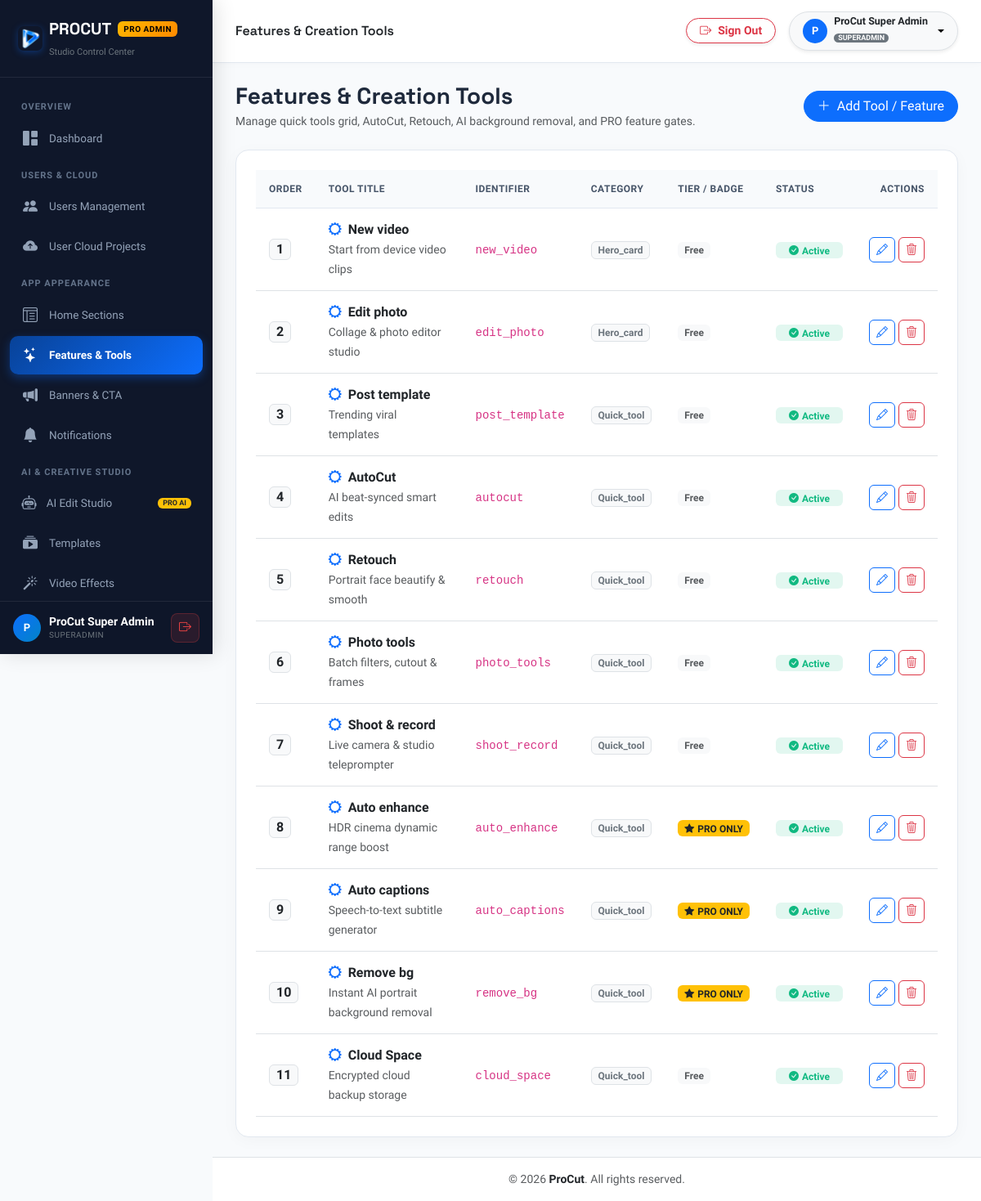
Screenshot of /admin/features.php (signed in) with the database file from the repository.
### tables this page shows
CREATE TABLE IF NOT EXISTS features (
    id INT AUTO_INCREMENT PRIMARY KEY,
    feature_key VARCHAR(100) NOT NULL UNIQUE,
    title VARCHAR(255) NOT NULL,
    subtitle VARCHAR(255) NULL,
    icon_name VARCHAR(100) NOT NULL,
    category VARCHAR(100) DEFAULT 'quick_tool',
    display_order INT DEFAULT 0,
    is_enabled TINYINT(1) DEFAULT 1,
    is_pro_only TINYINT(1) DEFAULT 0,
    badge_text VARCHAR(50) NULL,
    action_route VARCHAR(255) NULL,
    created_at DATETIME DEFAULT CURRENT_TIMESTAMP,
    updated_at DATETIME DEFAULT CURRENT_TIMESTAMP ON UPDATE CURRENT_TIMESTAMP,
    INDEX idx_features_order (display_order),
    INDEX idx_features_category (category)
);

### config/database.php (called while the page is built, shortened)
<?php
class Database {
    private static ?PDO $pdo = null;
    public static function getConnection(): PDO {
        $cfgFile = dirname(__DIR__) . '/config.json';
        $cfg = [];
        if (file_exists($cfgFile)) {
            $cfg = @json_decode(file_get_contents($cfgFile), true) ?: [];
        }
        $mysqlCfg = $cfg['mysql'] ?? [];
        $host = (defined('DB_HOST') && DB_HOST !== '127.0.0.1' && DB_HOST !== 'localhost')
            ? DB_HOST
            : ($mysqlCfg['host'] ?? getenv('DB_HOST') ?: (defined('DB_HOST') ? DB_HOST : '127.0.0.1'));
        if ($host === 'localhost') {
            $host = '127.0.0.1';
        }
        $port = (defined('DB_PORT') && DB_PORT != '3306')
            ? DB_PORT
            : ($mysqlCfg['port'] ?? getenv('DB_PORT') ?: '3306');
        $dbname = (defined('DB_NAME') && DB_NAME !== 'procut_db')
            ? DB_NAME
            : ($mysqlCfg['database'] ?? getenv('DB_NAME') ?: (defined('DB_NAME') ? DB_NAME : 'procut_db'));
        $user = (defined('DB_USER') && DB_USER !== 'root')
            ? DB_USER
            : ($mysqlCfg['user'] ?? getenv('DB_USER') ?: (defined('DB_USER') ? DB_USER : 'root'));
        $pass = (defined('DB_PASS') && DB_PASS !== '')
            ? DB_PASS
            : ($mysqlCfg['password'] ?? (getenv('DB_PASS') !== false ? getenv('DB_PASS') : (defined('DB_PASS') ? DB_PASS : '')));
        $socket = '/Applications/XAMPP/xamppfiles/var/mysql/mysql.sock';
        $dsn = "mysql:host={$host};port={$port};dbname={$dbname};charset=utf8mb4";
        $options = [
            PDO::ATTR_ERRMODE            => PDO::ERRMODE_EXCEPTION,
            PDO::ATTR_DEFAULT_FETCH_MODE => PDO::FETCH_ASSOC,
            PDO::ATTR_EMULATE_PREPARES   => false,
            PDO::MYSQL_ATTR_INIT_COMMAND => "SET NAMES utf8mb4 COLLATE utf8mb4_unicode_ci"
        ];
        try {
            self::$pdo = new PDO($dsn, $user, $pass, $options);
        } catch (PDOException $e) {
            if (PHP_OS_FAMILY === 'Darwin' && empty(ini_get('open_basedir')) && @file_exists($socket)) {
                try {
                    $socketDsn = "mysql:unix_socket={$socket};dbname={$dbname};charset=utf8mb4";
                    self::$pdo = new PDO($socketDsn, $user, $pass, $options);
                    return self::$pdo;
                } catch (PDOException $e2) {
                }
            }
            $isApi = str_contains($_SERVER['REQUEST_URI'] ?? '', '/api/');
            if ($isApi) {
                http_response_code(500);
                header('Content-Type: application/json; charset=utf-8');
                die(json_encode([
                    'success' => false,
                    'error' => 'Database connection failed: ' . $e->getMessage()
                ]));
            }
            http_response_code(200);
            header('Content-Type: text/html; charset=utf-8');
            die('<!DOCTYPE html>
<html lang="en">
<head>
    <meta charset="UTF-8">
    <meta name="viewport" content="width=device-width, initial-scale=1.0">
    <title>Database Connection Required — ProCut</title>
    <link href="https://fonts.googleapis.com/css2?family=Plus+Jakarta+Sans:wght@400;600;700&display=swap" rel="stylesheet">
    <style>
        body { font-family: "Plus Jakarta Sans", sans-serif; background: #0F172A; color: #E2E8F0; display: flex; align-items: center; justify-content: center; min-height: 100vh; margin: 0; padding: 20px; }
        .box { background: rgba(30, 41, 59, 0.85); border: 1px solid rgba(255,255,255,0.1); border-radius: 16px; max-width: 580px; width: 100%; padding: 32px; box-shadow: 0 20px 50px rgba(0,0,0,0.5); }
        h2 { color: #F59E0B; margin-top: 0; font-size: 1.4rem; display: flex; align-items: center; gap: 8px; }
        p { line-height: 1.6; color: #94A3B8; font-size: 0.95rem; }
        .error-chip { background: rgba(239, 68, 68, 0.15); color: #F87171; border: 1px solid rgba(239,68,68,0.3); border-radius: 8px; padding: 10px 14px; font-family: monospace; font-size: 0.85rem; word-break: break-all; margin: 16px 0; }
        .code-box { background: #080e1a; border: 1px solid rgba(255,255,255,0.08); border-radius: 8px; padding: 14px; font-family: monospace; font-size: 0.85rem; color: #38BDF8; line-height: 1.5; margin: 16px 0; }
        .step { margin-top: 12px; color: #CBD5E1; font-size: 0.9rem; }
        strong { color: #FFF; }
    </style>
</head>
<body>
    <div class="box">
        <h2>⚠️ Database Connection Setup Required</h2>
        <p>The ProCut server cannot connect to your MySQL database with the current credentials.</p>
        <div class="error-chip">' . htmlspecialchars($e->getMessage()) . '</div>
        <p><strong>Attempted Connection:</strong><br>
        Host: <code>' . htmlspecialchars($host) . '</code> | Database: <code>' . htmlspecialchars($dbname) . '</code> | User: <code>' . htmlspecialchars($user) . '</code></p>
        <div class="step"><strong>How to Fix on InfinityFree:</strong></div>
        <p>Open <strong>File Manager</strong> &rarr; <strong>htdocs</strong> &rarr; <strong>config/config.php</strong> (or <strong>config.json</strong>) and enter your InfinityFree MySQL details:</p>
        <div class="code-box">
define(\'DB_HOST\', \'<strong>sql3xx.infinityfree.com</strong>\');<br>
define(\'DB_NAME\', \'<strong>epiz_xxxxxxx_procut_db</strong>\');<br>
define(\'DB_USER\', \'<strong>epiz_xxxxxxx</strong>\');<br>
define(\'DB_PASS\', \'<strong>your_vpanel_password</strong>\');
        </div>
        <p style="font-size:0.85rem; color:#64748B;">You can copy these 4 details directly from your InfinityFree Account Management page under <em>Database Details</em>.</p>
    </div>
</body>
</html>');
        }
        return self::$pdo;
    }
    public static function query(string $sql, array $params = []): PDOStatement {
        $stmt = self::getConnection()->prepare($sql);
        $stmt->execute($params);
        return $stmt;
    }
    public static function fetchAll(string $sql, array $params = []): array {
        return self::query($sql, $params)->fetchAll();
    }
}

### admin/features.php (the view, shortened to what this page needs)
<?php
$features = Database::fetchAll("SELECT * FROM features ORDER BY display_order ASC");
require_once __DIR__ . '/includes/header.php';
require_once __DIR__ . '/includes/sidebar.php';
require_once __DIR__ . '/includes/navbar.php';
?>
<div class="d-flex flex-wrap justify-content-between align-items-center mb-4 gap-3">
    <div>
        <h3 class="fw-bold mb-1 brand-font">Features & Creation Tools</h3>
        <p class="text-muted small mb-0">Manage quick tools grid, AutoCut, Retouch, AI background removal, and PRO feature gates.</p>
    </div>
    <button type="button" class="btn btn-primary rounded-pill px-3" onclick="openNewModal()">
        <i class="bi bi-plus-lg me-1"></i> Add Tool / Feature
    </button>
</div>
<div class="pro-card p-4">
    <div class="table-responsive">
        <table class="table table-hover align-middle mb-0">
            <thead>
                <tr>
                    <th style="width: 70px;">Order</th>
                    <th>Tool Title</th>
                    <th>Identifier</th>
                    <th>Category</th>
                    <th>Tier / Badge</th>
                    <th>Status</th>
                    <th class="text-end">Actions</th>
                </tr>
            </thead>
            <tbody>
                <?php foreach ($features as $f): ?>
                <tr>
                    <td>
                        <span class="badge bg-light text-dark border px-2 py-1 fs-6 fw-bold"><?= (int)$f['display_order'] ?></span>
                    </td>
                    <td>
                        <div class="fw-bold text-dark d-flex align-items-center gap-2">
                            <i class="bi bi-gear-wide text-primary"></i>
                            <?= htmlspecialchars($f['title']) ?>
                        </div>
                        <small class="text-muted"><?= htmlspecialchars($f['subtitle'] ?? '') ?></small>
                    </td>
                    <td>
                        <code><?= htmlspecialchars($f['feature_key']) ?></code>
                    </td>
                    <td>
                        <span class="badge bg-light text-secondary border text-capitalize"><?= htmlspecialchars($f['category'] ?? 'quick_tool') ?></span>
                    </td>
                    <td>
                        <form method="POST" action="" class="d-inline">
                            <?php if ($f['is_pro_only']): ?>
                                <button type="submit" class="badge bg-warning text-dark border-0 px-2 py-1 fw-bold">
                                    <i class="bi bi-star-fill me-1"></i>PRO ONLY
                                </button>
                            <?php else: ?>
                                <button type="submit" class="badge bg-light text-muted border-0 px-2 py-1">
                                    Free
                                </button>
                            <?php endif; ?>
                        </form>
                    </td>
                    <td>
                        <form method="POST" action="" class="d-inline">
                            <?php if ($f['is_enabled']): ?>
                                <button type="submit" class="badge badge-soft-success border-0 px-3 py-1">
                                    <i class="bi bi-check-circle-fill me-1"></i>Active
                                </button>
                            <?php else: ?>
                                <button type="submit" class="badge badge-soft-danger border-0 px-3 py-1">
                                    <i class="bi bi-x-circle-fill me-1"></i>Hidden
                                </button>
                            <?php endif; ?>
                        </form>
                    </td>
                    <td class="text-end">
                        <div class="d-flex justify-content-end gap-1">
                            <button type="button" class="btn btn-sm btn-outline-primary py-1 px-2 rounded-2" onclick='editFeature(<?= json_encode($f) ?>)'>
                                <i class="bi bi-pencil"></i>
                            </button>
                            <form method="POST" action="" onsubmit="return confirm('Delete this tool from the application?');">
                                <button type="submit" class="btn btn-sm btn-outline-danger py-1 px-2 rounded-2">
                                    <i class="bi bi-trash3"></i>
                                </button>
                            </form>
                        </div>
                    </td>
                </tr>
                <?php endforeach; ?>
            </tbody>
        </table>
    </div>
</div>
<?php require_once __DIR__ . '/includes/footer.php'; ?>

### admin/includes/header.php (style rules this page uses)
:root { --procut-primary: #0D6EFD; --procut-primary-dark: #084298; --procut-accent: #0284C7; --procut-gold: #FFB800; --procut-sidebar-bg: #0F172A; --procut-sidebar-hover: #1E293B; --procut-card-bg: #FFFFFF; --procut-body-bg: #F8FAFC; }
html, body { width: 100%; max-width: 100vw; overflow-x: hidden; margin: 0; padding: 0; box-sizing: border-box; }
*, *::before, *::after { box-sizing: border-box; }
body { font-family: 'Plus Jakarta Sans', sans-serif; background-color: var(--procut-body-bg); color: #1E293B; min-height: 100vh; }
h1, h2, h3, h4, h5, h6, .brand-font { font-family: 'Space Grotesk', sans-serif; }
.pro-card { background: #FFFFFF; border: 1px solid #E2E8F0; border-radius: 16px; box-shadow: 0 4px 20px rgba(0, 0, 0, 0.03); transition: all 0.2s ease; max-width: 100%; box-sizing: border-box; }
.table-responsive { width: 100%; max-width: 100%; overflow-x: auto; -webkit-overflow-scrolling: touch; }
.table > :not(caption) > * > * { padding: 14px 16px; vertical-align: middle; }
.table thead th { background: #F8FAFC; color: #475569; font-size: 12px; text-transform: uppercase; letter-spacing: 0.5px; border-bottom: 1px solid #E2E8F0; white-space: nowrap; }
.badge-soft-success { background: rgba(16, 185, 129, 0.12); color: #10B981; }

### rows the page displays
features: display_order "1", title "New video", subtitle "Start from device video clips", feature_key "new_video", category "Hero_card", is_pro_only "Free", is_enabled 1 (drawn)
features: display_order "2", title "Edit photo", subtitle "Collage & photo editor studio", feature_key "edit_photo", category "Hero_card", is_pro_only "Free", is_enabled 1 (drawn)
features: display_order "3", title "Post template", subtitle "Trending viral templates", feature_key "post_template", category "Quick_tool", is_pro_only "Free", is_enabled 1 (drawn)
features: display_order "4", title "AutoCut", subtitle "AI beat-synced smart edits", feature_key "autocut", category "Quick_tool", is_pro_only "Free", is_enabled 1 (drawn)
features: display_order "5", title "Retouch", subtitle "Portrait face beautify & smooth", feature_key "retouch", category "Quick_tool", is_pro_only "Free", is_enabled 1 (drawn)
features: display_order "6", title "Photo tools", subtitle "Batch filters, cutout & frames", feature_key "photo_tools", category "Quick_tool", is_pro_only "Free", is_enabled 1 (drawn)
features: display_order "7", title "Shoot & record", subtitle "Live camera & studio teleprompter", feature_key "shoot_record", category "Quick_tool", is_pro_only "Free", is_enabled 1 (drawn)
features: display_order "8", title "Auto enhance", subtitle "HDR cinema dynamic range boost", feature_key "auto_enhance", category "Quick_tool", is_pro_only 1 (drawn), is_enabled 1 (drawn)
features: display_order "9", title "Auto captions", subtitle "Speech-to-text subtitle generator", feature_key "auto_captions", category "Quick_tool", is_pro_only 1 (drawn), is_enabled 1 (drawn)
features: display_order "10", title "Remove bg", subtitle "Instant AI portrait background removal", feature_key "remove_bg", category "Quick_tool", is_pro_only 1 (drawn), is_enabled 1 (drawn)
features: display_order "11", title "Cloud Space", subtitle "Encrypted cloud backup storage", feature_key "cloud_space", category "Quick_tool", is_pro_only "Free", is_enabled 1 (drawn)

### other values shown
substr($currentAdmin['name'] ?? 'A', 0, 1) "P"
$currentAdmin['name'] "ProCut Super Admin"
$currentAdmin['role'] "SUPERADMIN"
$pageTitle "Features & Creation Tools"
APP_NAME "ProCut"
